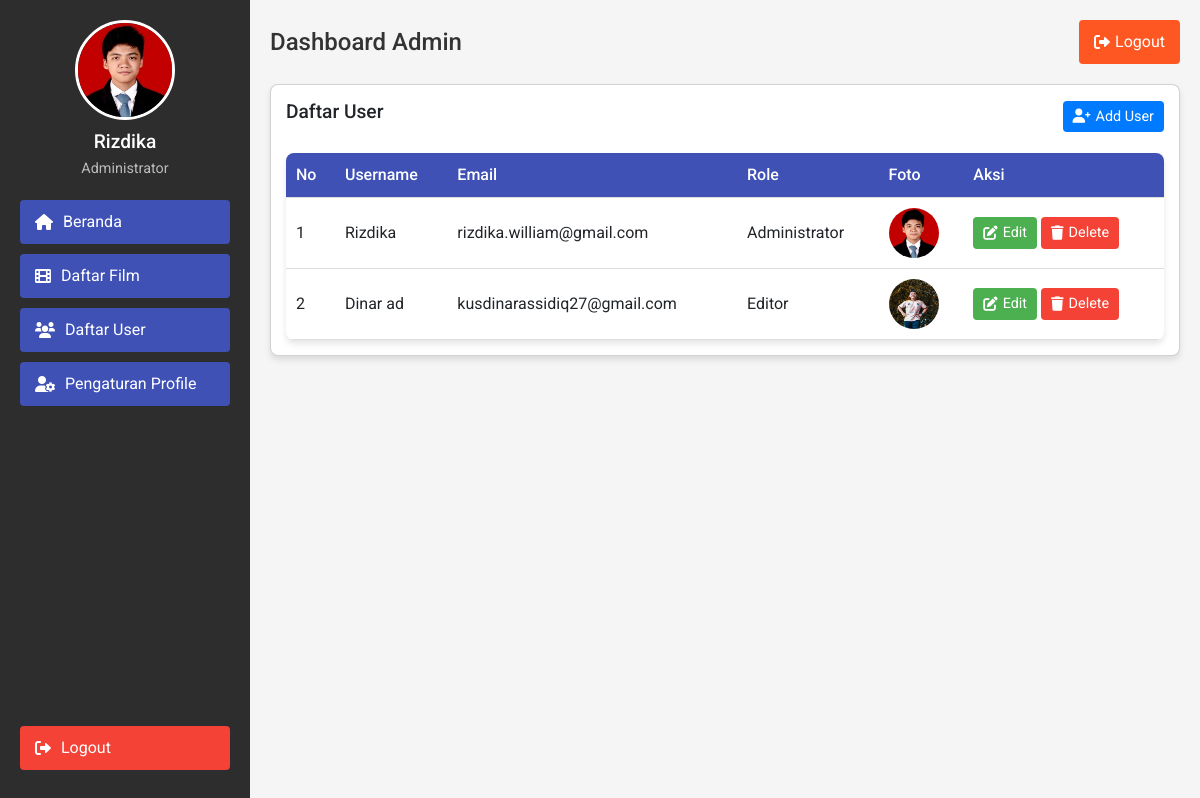
The app's page /Website/admin/manageUsers.php (signed in) with its own data.
### tables this page shows
CREATE TABLE `user` (
  `id` int(11) NOT NULL,
  `username` varchar(50) NOT NULL,
  `password` varchar(255) NOT NULL,
  `email` varchar(100) NOT NULL,
  `foto` text NOT NULL,
  `id_role` int(10) NOT NULL
);

CREATE TABLE `role` (
  `id_role` int(10) NOT NULL,
  `role` varchar(25) NOT NULL
);

### Website/admin/manageUsers.php (the view, shortened to what this page needs)
<?php
include '../koneksi.php';
$username = $_SESSION['username'];
$role = $_SESSION['role'];
$folder_foto_profil = "../img/foto_profile/";
$foto_profil_path = $folder_foto_profil . $username;
$foto_formats = ['jpg', 'jpeg', 'png', 'gif', 'webp', 'JPG', 'JPEG', 'PNG', 'GIF', 'WEBP'];
$foto_profil = null;
foreach ($foto_formats as $format) {
    $foto = glob($foto_profil_path . '.' . $format);
    if (!empty($foto)) {
        $foto_profil = $foto[0];
        break;
    }
}
$sql = "SELECT u.id, u.username, u.email, r.role, u.foto
        FROM user u
        JOIN role r ON u.id_role = r.id_role";
$result = $koneksi->query($sql);
?>
<!DOCTYPE html>
<html lang="en">
<head>
    <link href="https://cdn.jsdelivr.net/npm/bootstrap@5.3.2/dist/css/bootstrap.min.css" rel="stylesheet">
    <link href="https://cdnjs.cloudflare.com/ajax/libs/font-awesome/6.0.0-beta3/css/all.min.css" rel="stylesheet">
    <link rel="stylesheet" href="../style/dashboardStyle.css">
</head>
<body>
    <nav>
        <div class="profile">
            <img src="<?php echo $foto_profil; ?>" alt="Profile Picture">
            <h3><?php echo $username; ?></h3>
            <p><?php echo $role; ?></p>
        </div>
        <a href="dashboard.php"><i class="fas fa-home"></i> Beranda</a>
        <a href="manageFilm.php"><i class="fas fa-film"></i> Daftar Film</a>
        <?php if ($_SESSION['role'] === 'Administrator'): ?>
            <a href="manageUsers.php"><i class="fas fa-users"></i> Daftar User</a>
        <?php endif; ?>
        <a href="pengaturanProfile.php"><i class="fas fa-user-cog"></i> Pengaturan Profile</a>
        <a href="logout.php" style="margin-top: auto; background-color: #f44336;" class="d-flex align-items-center justify-content-start"><i class="fas fa-sign-out-alt" style="margin-right: 10px;"></i> Logout</a>
    </nav>
    <div class="content">
        <header>
            <h1>Dashboard Admin</h1>
            <button onclick="window.location.href='logout.php'"><i class="fas fa-sign-out-alt"></i> Logout</button>
        </header>
        <section>
            <div class="card">
                <div style="display: flex; justify-content: space-between; align-items: center;">
                    <h2>Daftar User</h2>
                    <button class="btn btn-add-user" data-bs-toggle="modal" data-bs-target="#addUserModal">
                        <i class="fas fa-user-plus"></i> Add User
                    </button>
                </div>
                <table>
                    <thead>
                        <tr>
                            <th>No</th>
                            <th>Username</th>
                            <th>Email</th>
                            <th>Role</th>
                            <th>Foto</th>
                            <th>Aksi</th>
                        </tr>
                    </thead>
                    <tbody>
                        <?php
                        $no = 1;
                        while ($row = $result->fetch_assoc()) {
                            $foto_profile = "../img/foto_profile/" . $row['foto'];
                            $foto_asli = $row['foto'];
                            echo "<tr>";
                            echo "<td>{$no}</td>";
                            echo "<td>{$row['username']}</td>";
                            echo "<td>{$row['email']}</td>";
                            echo "<td>{$row['role']}</td>";
                            echo "<td><img src='{$foto_profile}' alt='Foto Profil' style='width: 50px; height: 50px; border-radius: 50%;'></td>";
                            echo "<td>
                                    <a href='#' class='btn btn-edit' data-bs-toggle='modal' data-bs-target='#editUserModal'
                                        data-id='{$row['id']}'
                                        data-username='{$row['username']}'
                                        data-email='{$row['email']}'
                                        data-role='{$row['role']}'
                                        data-foto='{$foto_asli}'>
                                        <i class='fas fa-edit'></i>Edit
                                    </a>
                                    <a href='#' class='btn btn-delete'
                                    data-id='{$row['id']}>'
                                    data-username='{$row['username']}'>
                                    <i class='fas fa-trash'></i> Delete
                                    </a>
                                </td>";
                            echo "</tr>";
                            $no++;
                        }
                        ?>
                    </tbody>
                </table>
            </div>
        </section>
    </div>
</body>
</html>

### Website/style/dashboardStyle.css (style rules this page uses)
body { margin: 0; font-family: 'Roboto', sans-serif; display: flex; min-height: 100vh; background-color: #f5f5f5; color: #333; }
nav { width: 250px; background-color: #2d2d2d; padding: 20px; display: flex; flex-direction: column; align-items: center; position: fixed; top: 0; left: 0; height: 100%; overflow-y: auto; }
.profile { text-align: center; margin-bottom: 20px; }
.profile img { width: 100px; height: 100px; border-radius: 50%; border: 3px solid #fff; margin-bottom: 10px; }
.profile h3 { color: #fff; margin: 0; font-size: 1.2rem; }
.profile p { color: #bbb; margin: 5px 0 0; font-size: 0.9rem; }
nav a { color: #fff; text-decoration: none; font-size: 1rem; padding: 10px 15px; border-radius: 4px; background-color: #3f51b5; text-align: center; width: 100%; margin-bottom: 10px; box-sizing: border-box; display: flex; align-items: center; justify-content: start; }
nav a i { margin-right: 10px; }
.content { flex: 1; padding: 20px; margin-left: 250px; }
header { display: flex; justify-content: space-between; align-items: center; margin-bottom: 20px; }
header h1 { margin: 0; font-size: 1.5rem; }
header button { padding: 10px 15px; border: none; background-color: #ff5722; color: #fff; border-radius: 4px; cursor: pointer; display: flex; align-items: center; }
header button i { margin-right: 5px; }
section { margin-top: 20px; }
.card { background-color: #fff; border-radius: 8px; padding: 15px; margin-bottom: 15px; box-shadow: 0 4px 6px rgba(0, 0, 0, 0.1); }
.card h2 { margin: 0 0 10px; font-size: 1.2rem; }
table { width: 100%; border-collapse: collapse; margin-top: 20px; background-color: #fff; border-radius: 8px; overflow: hidden; box-shadow: 0 4px 6px rgba(0, 0, 0, 0.1); }
table th, table td { padding: 10px; text-align: left; border-bottom: 1px solid #ddd; }
table th { background-color: #3f51b5; color: #fff; font-weight: 500; }
.btn { display: inline-flex; align-items: center; padding: 5px 10px; font-size: 0.9rem; border: none; border-radius: 4px; cursor: pointer; text-decoration: none; }
.btn-edit { background-color: #4caf50; color: #fff; }
.btn-delete { background-color: #f44336; color: #fff; }
.btn i { margin-right: 5px; }
.btn-add-user { background-color: #007bff; color: #fff; }

### records on screen
user: username "Rizdika", email "rizdika.william@gmail.com", id_role.role "Administrator", foto (picture)
user: username "Dinar ad", email "kusdinarassidiq27@gmail.com", id_role.role "Editor", foto (picture)

### other values on screen
$username "Rizdika"
$role "Administrator"
